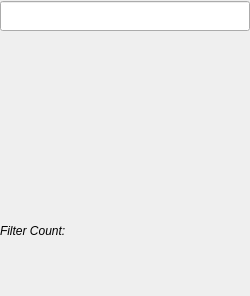
<?xml version="1.0" encoding="UTF-8"?>
<ui version="4.0">
 <class>FilterListDockWidget</class>
 <widget class="QDockWidget" name="FilterListDockWidget">
  <property name="geometry">
   <rect>
    <x>0</x>
    <y>0</y>
    <width>250</width>
    <height>296</height>
   </rect>
  </property>
  <property name="minimumSize">
   <size>
    <width>250</width>
    <height>136</height>
   </size>
  </property>
  <property name="styleSheet">
   <string notr="true">QDockWidget
{
color: white;
}

QDockWidget::title
{
background-color: qlineargradient(spread:pad, x1:0, y1:0, x2:0, y2:1, stop:0 rgba(103, 93, 103, 255), stop:0.00985222 rgba(176, 166, 176, 255), stop:0.433498 rgba(127, 117, 127, 255), stop:0.448276 rgba(113, 103, 113, 255), stop:0.985222 rgba(112, 102, 112, 255), stop:1 rgba(79, 69, 79, 255));
text-align: center;
padding-left: 5px;
}
</string>
  </property>
  <property name="windowTitle">
   <string>[*]Filter List</string>
  </property>
  <widget class="QWidget" name="dockWidgetContents">
   <layout class="QVBoxLayout" name="verticalLayout">
    <property name="spacing">
     <number>1</number>
    </property>
    <property name="leftMargin">
     <number>0</number>
    </property>
    <property name="topMargin">
     <number>1</number>
    </property>
    <property name="rightMargin">
     <number>0</number>
    </property>
    <property name="bottomMargin">
     <number>0</number>
    </property>
    <item>
     <widget class="SearchLineEdit" name="filterSearch">
      <property name="minimumSize">
       <size>
        <width>0</width>
        <height>30</height>
       </size>
      </property>
      <property name="maximumSize">
       <size>
        <width>16777215</width>
        <height>30</height>
       </size>
      </property>
      <property name="styleSheet">
       <string notr="true">DREAM3DLineEdit {
    color: rgb(127, 0, 63);
    selection-color: white;
    border: 1px groove gray;
    border-top-left-radius: 5px;
    border-top-right-radius: 5px;
    border-bottom-left-radius: 5px;
    border-bottom-right-radius: 5px;
    padding: 2px 4px;
}
DREAM3DLineEdit:focus {
    color: rgb(127, 0, 63);
    selection-color: white;
    border: 1px groove gray;
    border-top-left-radius: 5px;
    border-top-right-radius: 5px;
    border-bottom-left-radius: 5px;
    border-bottom-right-radius: 5px;
    padding: 2px 4px;
}

DREAM3DLineEdit:edit-focus {
    color: rgb(127, 0, 63);
    selection-color: white;
    border: 1px groove gray;
    border-top-left-radius: 5px;
    border-top-right-radius: 5px;
    border-bottom-left-radius: 5px;
    border-bottom-right-radius: 5px;
    padding: 2px 4px;
}</string>
      </property>
      <property name="text">
       <string/>
      </property>
     </widget>
    </item>
    <item>
     <widget class="FilterListWidget" name="filterList" native="true">
      <property name="minimumSize">
       <size>
        <width>250</width>
        <height>50</height>
       </size>
      </property>
      <property name="contextMenuPolicy">
       <enum>Qt::NoContextMenu</enum>
      </property>
     </widget>
    </item>
    <item>
     <widget class="QLabel" name="filterCountLabel">
      <property name="font">
       <font>
        <italic>true</italic>
       </font>
      </property>
      <property name="text">
       <string>Filter Count:</string>
      </property>
     </widget>
    </item>
   </layout>
  </widget>
 </widget>
 <customwidgets>
  <customwidget>
   <class>FilterListWidget</class>
   <extends>QWidget</extends>
   <header location="global">FilterListWidget.h</header>
  </customwidget>
  <customwidget>
   <class>SearchLineEdit</class>
   <extends>QLineEdit</extends>
   <header location="global">SearchLineEdit.h</header>
  </customwidget>
 </customwidgets>
 <resources/>
 <connections/>
</ui>
